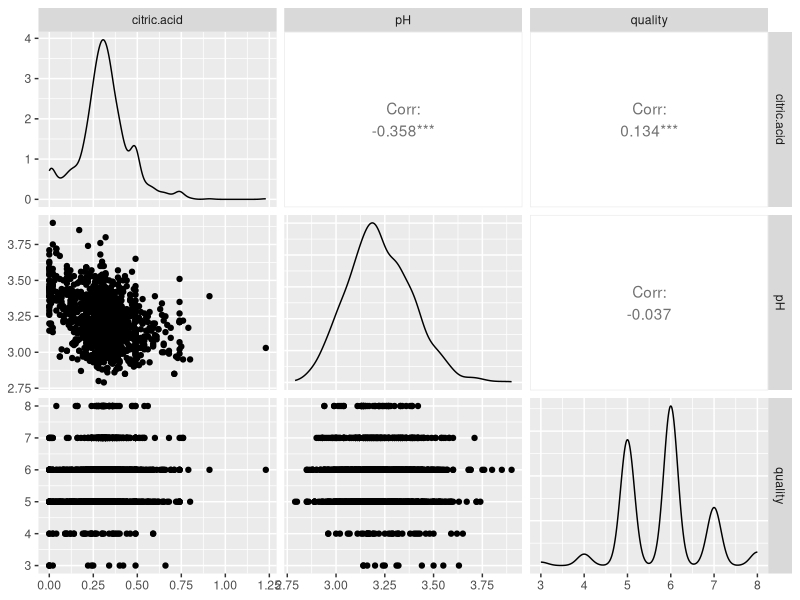

Here is the R script that generated this plot:
## ---- chunk 1
knitr::opts_chunk$set(echo = TRUE, cache = TRUE)
library(tidyverse)
library(caret)
## ---- chunk 2
# Read in CSV train file, subset data
wineTrainingData <- as_tibble(read.csv(file = "./wineQualityTrain.csv"))
names(wineTrainingData)
## ---- chunk 3
# Create model with all terms
linearModel1 <- lm(quality ~ ., data = wineTrainingData)
summary(linearModel1)
## ---- chunk 4
# Compute AIC values to drop the lowest one(s)
drop1(linearModel1)
## ---- chunk 5
# Get model formula
formula(linearModel1)

# Create model without citric.acid
linearModel2 <- lm(quality ~ fixed.acidity + volatile.acidity + residual.sugar + 
    chlorides + free.sulfur.dioxide + total.sulfur.dioxide + 
    density + pH + sulphates + alcohol + type, data = wineTrainingData)
summary(linearModel2)
## ---- chunk 6
# Compute AIC values to drop the lowest one(s)
drop1(linearModel2)
## ---- chunk 7
# Create model without citric.acid, pH
linearModel3 <- lm(quality ~ fixed.acidity + volatile.acidity + residual.sugar + 
    chlorides + free.sulfur.dioxide + total.sulfur.dioxide + 
    density + sulphates + alcohol + type, data = wineTrainingData)
summary(linearModel3)
## ---- chunk 8
# Compute AIC values to drop the lowest one(s)
drop1(linearModel3)
## ---- chunk 9
# Create model without citric.acid, pH, chlorides
linearModel4 <- lm(quality ~ fixed.acidity + volatile.acidity + residual.sugar + 
                     free.sulfur.dioxide + total.sulfur.dioxide + 
                     density + sulphates + alcohol + type, data = wineTrainingData)
summary(linearModel4)
## ---- chunk 10
# Compute AIC values to drop the lowest one(s)
drop1(linearModel4)
## ---- chunk 11
# Create model without citric.acid, pH, chlorides, free.sulfur.dioxide
linearModel5 <- lm(quality ~ fixed.acidity + volatile.acidity + residual.sugar + 
                    total.sulfur.dioxide + density + sulphates + alcohol + 
                     type, data = wineTrainingData)
summary(linearModel5)
## ---- chunk 12
# Visualizations to look at relationships
# income is our response
varAnalysis <- wineTrainingData %>% select(citric.acid, pH, quality)
GGally::ggpairs(varAnalysis)
## ---- chunk 13
# Standardize all numeric columns, 
# save mean and standard deviation from train set for 
# future application to test set
preProcValues <- preProcess(wineTrainingData, method = c("center", "scale"))
trainTransformed <- predict(preProcValues, wineTrainingData)
## ---- chunk 14
# Set seed for repeatability
set.seed(11)

# Fit a linear model
fit1 <- train(quality ~ ., data = wineTrainingData,
             method = "lm",
             preProcess = c("center", "scale"),
             trControl = trainControl(method = "cv", number = 10))
## ---- chunk 15
# View RMSE
fit1
## ---- chunk 16
set.seed(11)

# Fit a model with quadratics
fit2 <- train(quality ~ .^2, data = wineTrainingData,
             method = "lm",
             preProcess = c("center", "scale"),
             trControl = trainControl(method = "cv", number = 10))

# View RMSE
fit2
## ---- chunk 17
set.seed(11)

# Exclude citric.acid and pH as discussed in the planning section
fit3 <- train(quality ~ fixed.acidity + volatile.acidity + residual.sugar + 
    chlorides + free.sulfur.dioxide + total.sulfur.dioxide + 
    density + sulphates + alcohol + type, data = wineTrainingData,
             method = "lm",
             preProcess = c("center", "scale"),
             trControl = trainControl(method = "cv", number = 10))

# View RMSE
fit3
## ---- chunk 18
set.seed(11)

# Consider interactions of all variables with type
fit4 <- train(quality ~ (fixed.acidity + volatile.acidity + residual.sugar + 
    chlorides + free.sulfur.dioxide + total.sulfur.dioxide + 
    density + sulphates + alcohol):type, data = wineTrainingData,
             method = "lm",
             preProcess = c("center", "scale"),
             trControl = trainControl(method = "cv", number = 10))

# View RMSE
fit4
## ---- chunk 19
set.seed(11)

# Consider all possible combinations with type
fit5 <- train(quality ~ (fixed.acidity*volatile.acidity + residual.sugar*alcohol +
    chlorides + free.sulfur.dioxide*total.sulfur.dioxide + 
    density + sulphates + type), data = wineTrainingData,
             method = "lm",
             preProcess = c("center", "scale"),
             trControl = trainControl(method = "cv", number = 10))

# View RMSE
fit5
## ---- chunk 20
# Side-by-side comparison of results
data.frame(t(fit1$results), t(fit2$results), t(fit3$results), t(fit4$results), t(fit5$results))
## ---- chunk 21
set.seed(11)

# Do predictions using fit object
pred1 <- predict(fit1, newdata = wineTrainingData)
pred4 <- predict(fit4, newdata = wineTrainingData)

# View useful metrics on these predictions
postResample(pred1, obs = wineTrainingData$quality)
postResample(pred4, obs = wineTrainingData$quality)
## ---- chunk 22
# Read in CSV test file, subset data
wineTest <- tbl_df(read.csv(file = "./wineQualityTest.csv"))
## ---- chunk 23
set.seed(11)

# Apply final model to test set
pred1 <- predict(fit1, newdata = wineTest)
pred5 <- predict(fit5, newdata = wineTest)

postResample(pred1, obs = wineTest$quality)
postResample(pred5, obs = wineTest$quality)
